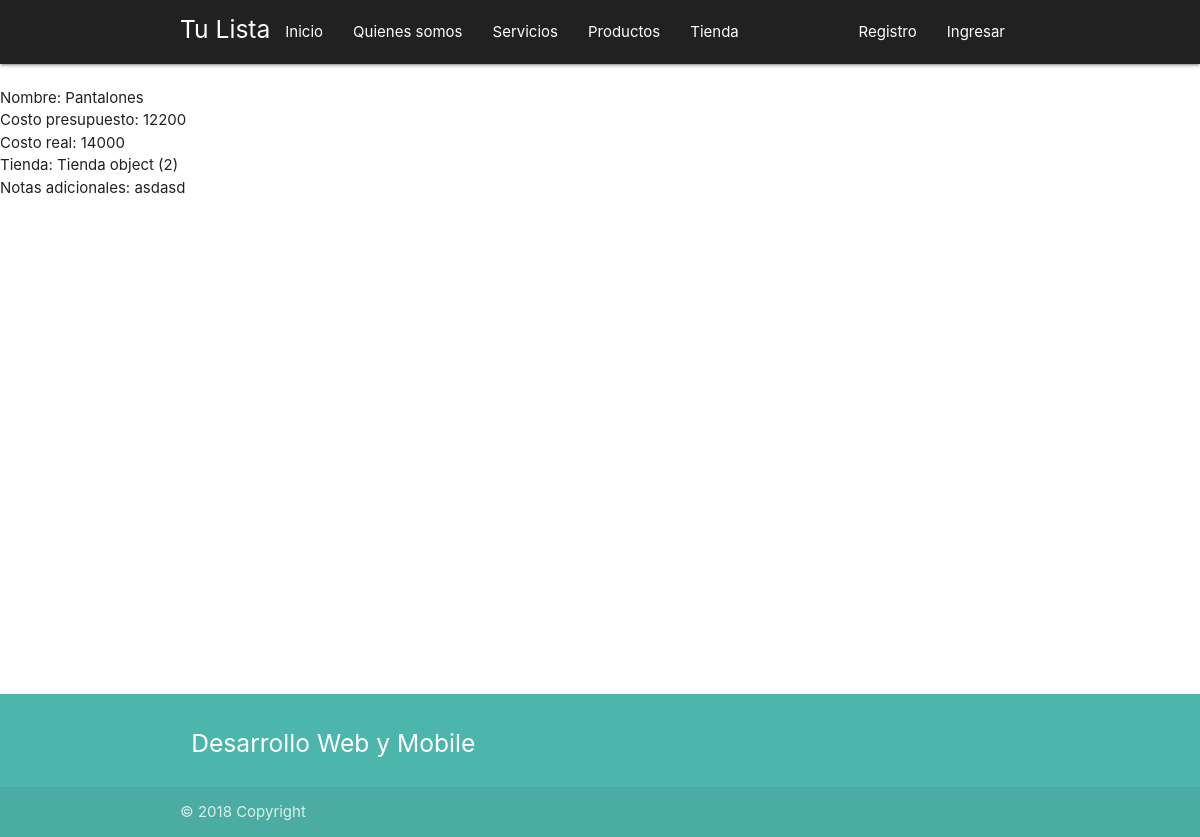
Screenshot of /view/1 with the database file from the repository.
### compras/models.py (models this page shows)
class Productos(models.Model):
    nombre = models.CharField(max_length=70)
    costo_presupuesto = models.IntegerField(blank=True)
    costo_real = models.IntegerField(blank=True)
    tienda = models.ForeignKey(Tienda, on_delete=models.CASCADE,blank=True)
    notas = models.TextField(max_length=200, blank=True)

class Tienda(models.Model):
    nombre = models.CharField(max_length=80)
    sucursal = models.CharField(max_length=80)
    direccion = models.CharField(max_length=80)
    ciudad = models.ForeignKey(Ciudad, on_delete=models.CASCADE,blank=True)

### compras/views.py (the view)
# urls.py: path('view/<int:pk>', views.ProductosView.as_view(), name='productos_view'),
class ProductosView(DetailView):
    model = Productos

### compras/templates/compras/productos_detail.html
{% extends 'compras/base.html'%}
{% block content %}
    <br>
    Nombre: {{ object.nombre }}
    <br>
    Costo presupuesto: {{ object.costo_presupuesto }}
    <br>
    Costo real: {{ object.costo_real }}
    <br>
    Tienda: {{ object.tienda }}
    <br>
    Notas adicionales: {{ object.notas }}
    <br>
    <br>
    <br>
    <br>
    <br>
    <br>
    <br>
    <br>
    <br>
    <br>
    <br>
    <br>
    <br>
    <br>
    <br>
    <br>
    <br>
    <br>
    <br>
    <br>
    <br>
    <br>
    <br>
{% endblock %}

### rows the page displays
Productos: nombre "Pantalones", costo_presupuesto "12200", costo_real "14000", tienda "Tienda object (2)", notas "asdasd"
